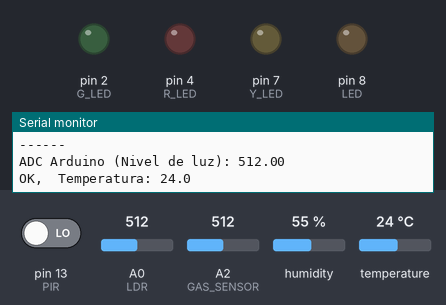
Bench run of a sketch on a simulated Arduino Uno, built with avr-gcc and run on an emulated ATmega328P. Shown: output pins drawn as LEDs (lit = HIGH), the last lines printed to the serial monitor. Inputs (shaded band) come from the test bench; at power-on: A0 (LDR) = 512, A2 (GAS_SENSOR) = 512, pin 13 (PIR) LOW, humidity 55 %, temperature 24 °C.

Above: at 3.8 s.
3.9 s: A0 (LDR) set to 590
7.8 s: A0 (LDR) set to 611
At 10.0 s:
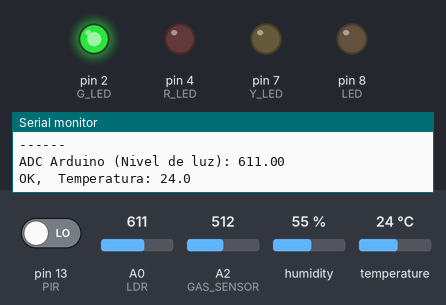
11.7 s: A2 (GAS_SENSOR) set to 588
15.6 s: A2 (GAS_SENSOR) set to 617
At 17.3 s:
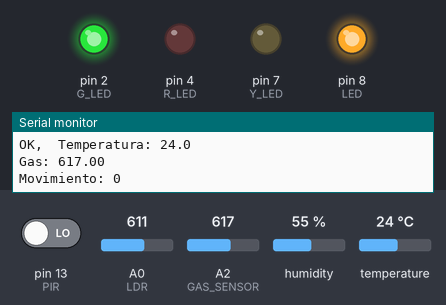
19.5 s: pin 13 (PIR) driven HIGH
At 21.1 s:
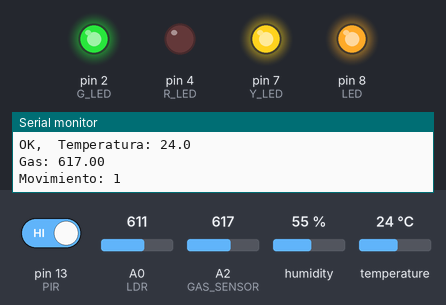
23.4 s: A2 (GAS_SENSOR) set to 590
At 26.5 s:
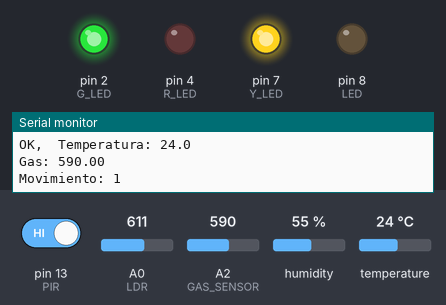
Timing chart, 0 to 28.0 s (numbered marks = the images above; inputs shaded):
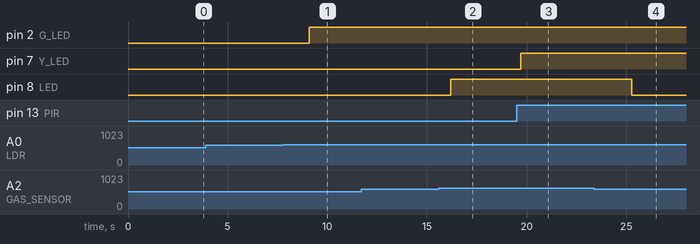

The sketch:

arduino.ino
```cpp
#include <SoftwareSerial.h>
#include <dht.h>

// NodeMCU
const byte rxPin = 5;
const byte txPin = 6;
String str;
SoftwareSerial espSerial(rxPin, txPin);

// Sensor de luminosidad
#define LDR A0
#define G_LED 2
float ldrInput;

// Sensor de temperatura
#define TEMP_SENSOR 12
#define R_LED 4
float tempInput;
dht DHT;

// Sensor de gas
#define GAS_SENSOR A2
#define LED 8
float gasInput;

// Sensor de movimiento
#define PIR 13
#define Y_LED 7
boolean pirInput;


void setup() {
  Serial.begin(9600);
  espSerial.begin(115200);
  pinMode(G_LED, OUTPUT);
  pinMode(R_LED, OUTPUT);
  pinMode(LED, OUTPUT);
  pinMode(Y_LED, OUTPUT);
  pinMode(PIR, INPUT);
}


void send(float ldrInput, float tempInput, float gasInput, float pirInput) {
  str = "ldrInput=" + String(ldrInput) + "&tempInput=" + String(tempInput) + "&gasInput=" + String(gasInput) + "&pirInput=" + String(pirInput);
  espSerial.print(str);
}

float light() {
    ldrInput = analogRead(LDR);

  if(ldrInput >= 600) {
    digitalWrite(G_LED, HIGH);
  }else {
    digitalWrite(G_LED, LOW);
  }

  return ldrInput;
}

float temperature() {
    int chk = DHT.read11(TEMP_SENSOR);

    switch(chk) {
        case DHTLIB_OK:
            Serial.print("OK,\t");
            break;
        case DHTLIB_ERROR_CHECKSUM:
            Serial.print("Checksum error,\t");
            break;
        case DHTLIB_ERROR_TIMEOUT:
            Serial.print("Time out error,\t");
            break;
        case DHTLIB_ERROR_CONNECT:
            Serial.print("Connect error,\t");
            break;
        case DHTLIB_ERROR_ACK_L:
            Serial.print("Ack Low error,\t");
            break;
        case DHTLIB_ERROR_ACK_H:
            Serial.print("Ack High error,\t");
            break;
        default:
            Serial.print("Unknown error,\t");
            break;
    }

    //Serial.println(DHT.temperature, 1);

    return DHT.temperature;
}

float gas() {
    gasInput = analogRead(GAS_SENSOR);

    if(gasInput > 600){
        digitalWrite(LED, HIGH);
    }else{
        digitalWrite(LED,LOW);
    }

    return gasInput;
}

boolean movement() {
  pirInput = digitalRead(PIR);

  if(pirInput == HIGH){
    digitalWrite(Y_LED, HIGH);
  }else{
    digitalWrite(Y_LED,LOW);
  }

  return pirInput;
}


void loop() {
    ldrInput = light();
    Serial.print("ADC Arduino (Nivel de luz): ");
    Serial.println(ldrInput);
    delay(500);

    Serial.println();

    tempInput = temperature();
    Serial.print("Temperatura: ");
    Serial.println(tempInput, 1);
    delay(500);

    Serial.println();

    gasInput = gas();
    Serial.print("Gas: ");
    Serial.println(gasInput);
    delay(500);

    Serial.println();

    pirInput = movement();
    Serial.print("Movimiento: ");
    Serial.println(pirInput);
    delay(500);

    delay(1000);
    send(ldrInput, tempInput, gasInput, pirInput);

    Serial.println("------");
}
```

Measured:
- the behaviour switches between 599 and 600 on A0 (LDR) (found by bisection; images 0 and 1)
- the behaviour switches between 600 and 601 on A2 (GAS_SENSOR) (found by bisection; images 1 and 2)
- after the input at 7.8 s, pin 2 (G_LED): LOW → HIGH after 1.3 s
- after the input at 15.6 s, pin 8 (LED): LOW → HIGH after 0.58 s
- after the input at 19.5 s, pin 7 (Y_LED): LOW → HIGH after 0.22 s
- after the input at 23.4 s, pin 8 (LED): HIGH → LOW after 1.9 s
